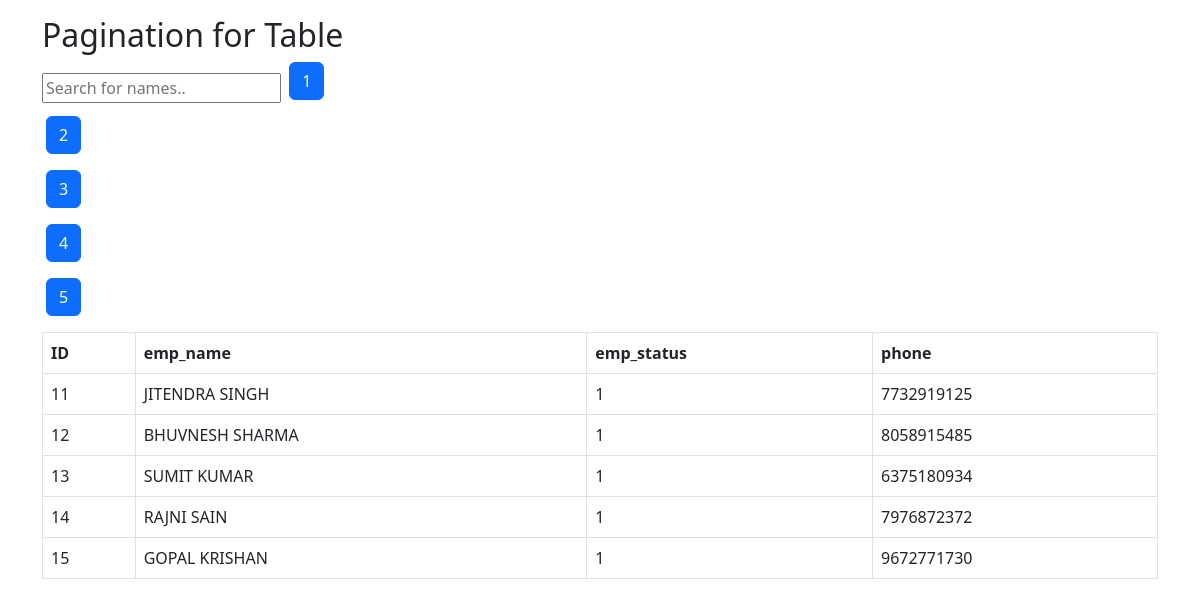
/test2.php?page=3, run on the app's committed database.
### tables this page shows
CREATE TABLE `employee` (
  `Id` int(11) NOT NULL,
  `emp_name` varchar(100) NOT NULL,
  `emp_code` varchar(150) NOT NULL,
  `desig_id` varchar(150) NOT NULL,
  `dept_id` varchar(200) NOT NULL,
  `attendence_id` varchar(150) NOT NULL,
  `project_id` varchar(200) NOT NULL,
  `emp_type` varchar(150) NOT NULL,
  `emp_status` varchar(150) NOT NULL COMMENT '1 means Active,0 Means De-Active',
  `user_login` varchar(100) NOT NULL,
  `username` varchar(100) NOT NULL,
  `password` varchar(100) NOT NULL,
  `original_password` varchar(200) NOT NULL,
  `role_id` varchar(150) NOT NULL,
  `CreatedBy` varchar(150) NOT NULL,
  `email` varchar(100) NOT NULL,
  `phone` varchar(10) NOT NULL,
  `alernate_number` varchar(10) NOT NULL,
  `gender` varchar(100) NOT NULL,
  `father_name` varchar(100) NOT NULL,
  `father_mobile` varchar(10) NOT NULL,
  `current_address` varchar(2000) NOT NULL,
  `country_id` varchar(200) NOT NULL,
  `state_id` varchar(200) NOT NULL,
  `city_id` varchar(200) NOT NULL,
  `pin_code` varchar(100) NOT NULL,
  `permanent_address` varchar(2000) NOT NULL,
  `joining_date` varchar(200) NOT NULL,
  `beneficiary_name` varchar(200) NOT NULL,
  `account_number` varchar(200) NOT NULL,
  `bank_name` varchar(150) NOT NULL,
  `branch_name` varchar(150) NOT NULL,
  `ifsc_code` varchar(100) NOT NULL,
  `forget_password` varchar(150) NOT NULL,
  `project_name` varchar(150) NOT NULL,
  `aadhar_no` varchar(150) NOT NULL,
  `pan_no` varchar(150) NOT NULL,
  `uan_no` varchar(150) NOT NULL,
  `esi_no` varchar(150) NOT NULL,
  `pf_no` varchar(150) NOT NULL,
  `createdon` timestamp NOT NULL DEFAULT current_timestamp(),
  `Updatedon` datetime DEFAULT current_timestamp() ON UPDATE current_timestamp(),
  `status_updated_on` timestamp NOT NULL DEFAULT current_timestamp()
);

### test2.php (the view, shortened to what this page needs)
<!DOCTYPE html>
<html lang="en">
<head>
  <link href="https://cdn.jsdelivr.net/npm/bootstrap@5.2.3/dist/css/bootstrap.min.css" rel="stylesheet">
</head>
<body>
<div class="container mt-3">
  <h2>Pagination for Table</h2>
  <input type="text" id="myInput" onkeyup="myFunction()" placeholder="Search for names.." title="Type in a name">
  <table class="table table-bordered" id="dataTable">
    <thead>
      <tr>
        <th>ID</th>
        <th>emp_name</th>
        <th>emp_status</th>
        <th>phone</th>
      </tr>
    </thead>
    <tbody>
        <?php
        $conn = new mysqli('localhost:8080', 'root', '', 'adminpanel');
        $sql="select * from `employee`";
        $result = mysqli_query($conn, $sql);
        $num = mysqli_num_rows($result);
        $numberPages=5;
        $totalPages=ceil($num/$numberPages);
        for($btn=1;$btn<=$totalPages;$btn++)
        {
          echo '<button class="btn btn-primary mx-1 mb-3"><a class="page-link" id="pagelinks" href="test2.php?page='.$btn.'">'.$btn.'</button>';
        }
        if(isset($_GET['page']))
        {
          $page=$_GET['page'];
        }
        else
        {
          $page=1;
        }
        $startingLimit=($page-1) * $numberPages;
        $sql="select * from `employee` limit ".$startingLimit.','.$numberPages;
        $result = mysqli_query($conn, $sql);
        while($row=mysqli_fetch_assoc($result))
            {?>
      <tr>
        <td><?php echo $row["Id"]; ?></td>
        <td><?php echo $row["emp_name"]; ?></td>
        <td><?php echo $row["emp_status"]; ?></td>
        <td><?php echo $row["phone"]; ?></td>
      </tr>
      <?php } ?>
    </tbody>
  </table>
</div>
</body>
</html>

### data on the page
employee: Id "11", emp_name "JITENDRA SINGH", emp_status "1", phone "7732919125"
employee: Id "12", emp_name "BHUVNESH SHARMA", emp_status "1", phone "8058915485"
employee: Id "13", emp_name "SUMIT KUMAR", emp_status "1", phone "6375180934"
employee: Id "14", emp_name "RAJNI SAIN", emp_status "1", phone "7976872372"
employee: Id "15", emp_name "GOPAL KRISHAN", emp_status "1", phone "9672771730"
